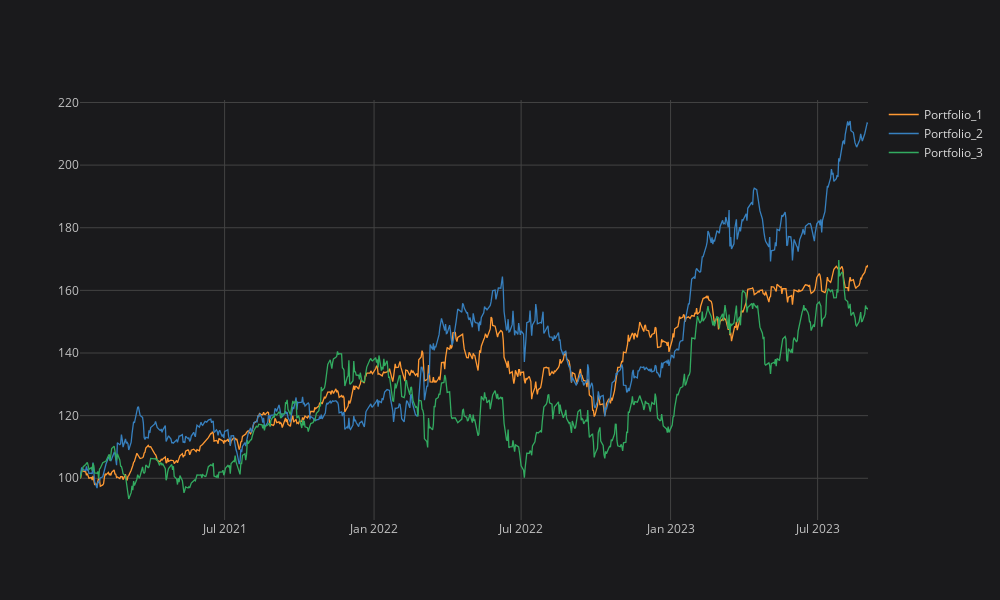

This figure's notebook cell:
### Code cell
evaluateMultiplePortfolios(df,weights_set, 100, '2021', 'today').iplot()

### Figure 1 — Plotly figure (JSON) as saved in the notebook; plotly's stock layout.template omitted (floating-point values rounded to 4 significant figures; data arrays with more than 128 entries replaced by an {"elided": "..."} marker saying what was removed)
{"data": [{"line": {"color": "rgba(255, 153, 51, 1.0)", "dash": "solid", "shape": "linear", "width": 1.3}, "mode": "lines", "name": "Portfolio_1", "text": "", "type": "scatter", "x": {"elided": "683 str values"}, "y": {"elided": "683 float values"}}, {"line": {"color": "rgba(55, 128, 191, 1.0)", "dash": "solid", "shape": "linear", "width": 1.3}, "mode": "lines", "name": "Portfolio_2", "text": "", "type": "scatter", "x": {"elided": "683 str values"}, "y": {"elided": "683 float values"}}, {"line": {"color": "rgba(50, 171, 96, 1.0)", "dash": "solid", "shape": "linear", "width": 1.3}, "mode": "lines", "name": "Portfolio_3", "text": "", "type": "scatter", "x": {"elided": "683 str values"}, "y": {"elided": "683 float values"}}], "layout": {"height": 600, "legend": {"bgcolor": "#1A1A1C", "font": {"color": "#D9D9D9"}}, "paper_bgcolor": "#1A1A1C", "plot_bgcolor": "#1A1A1C", "title": {"font": {"color": "#D9D9D9"}}, "width": 1000, "xaxis": {"gridcolor": "#434343", "showgrid": true, "tickfont": {"color": "#C2C2C2"}, "title": {"font": {"color": "#D9D9D9"}, "text": ""}, "zerolinecolor": "#666570"}, "yaxis": {"gridcolor": "#434343", "showgrid": true, "tickfont": {"color": "#C2C2C2"}, "title": {"font": {"color": "#D9D9D9"}, "text": ""}, "zerolinecolor": "#666570"}}}
